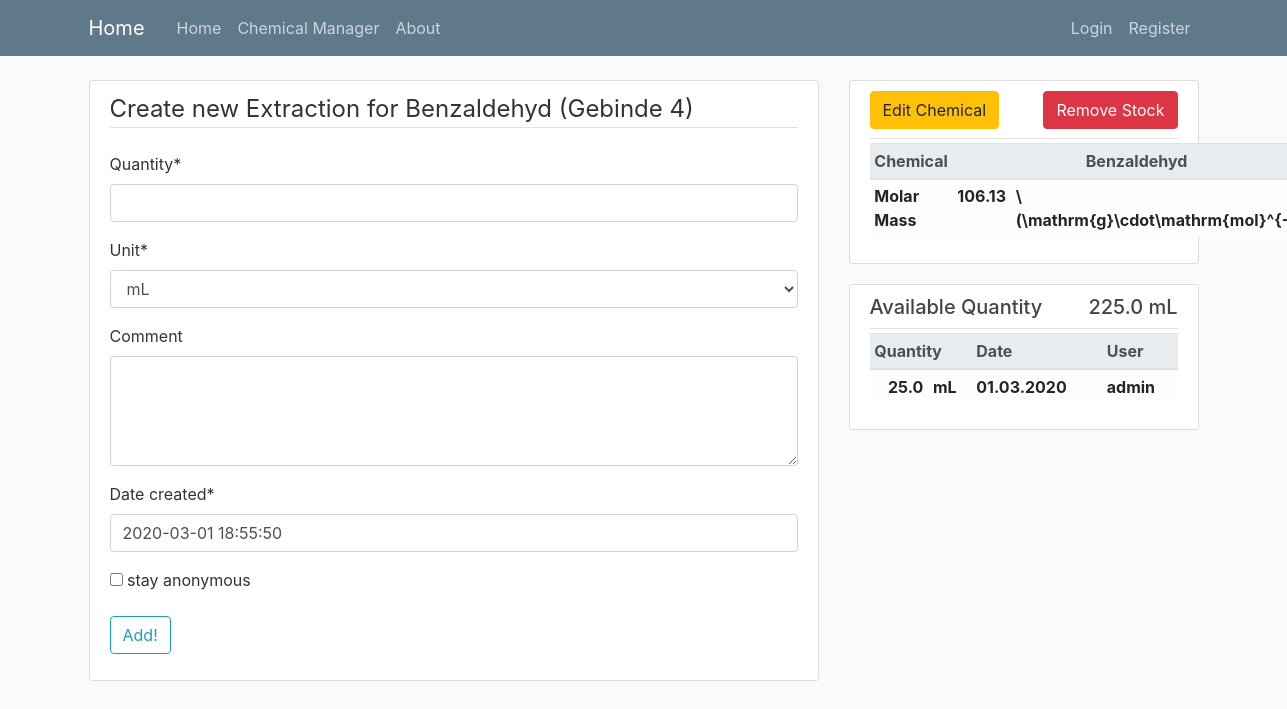
Before: /chemmanager/stock/22/extraction/new with the older database file.
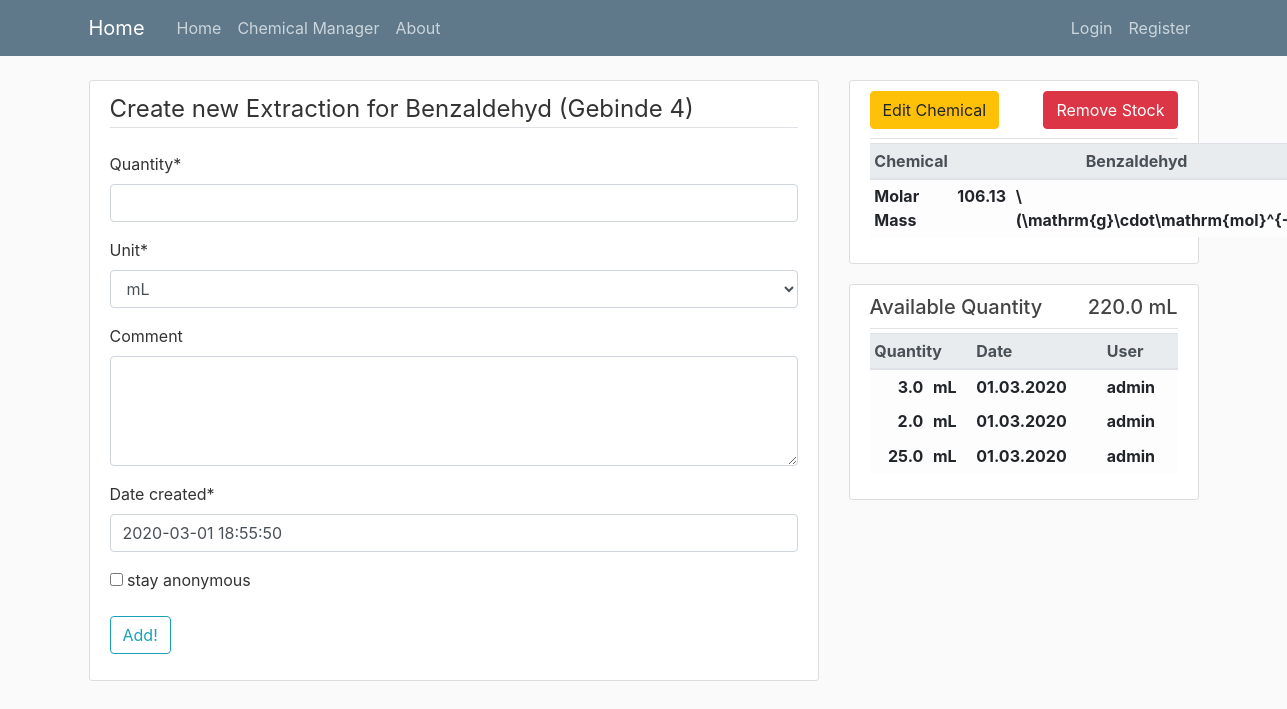
After: the same page with the newer database file.
### chemmanager/models.py (models this page shows, shortened)
class Extraction(models.Model):
    quantity = models.FloatField()
    date_created = models.DateTimeField(default=timezone.now)
    comment = models.TextField(blank=True, null=True)
    user = models.ForeignKey(User, on_delete=models.CASCADE, blank=True, null=True)
    stock = models.ForeignKey(Stock, on_delete=models.CASCADE)
    unit = models.ForeignKey(Unit, on_delete=models.CASCADE)
    class Meta:
        ordering = ['-date_created']

class Unit(models.Model):
    name = models.CharField(max_length=100)
    equals_standard = models.CharField(max_length=100, blank=True, null=True)
    equals_standard_unit = models.ForeignKey('self', on_delete=models.CASCADE, blank=True, null=True)
    def __str__(self):
        return self.name

### chemmanager/views.py (the view, shortened to what this page needs)
# urls.py: path('stock/<int:pk>/extraction/new', ExtractionCreateView.as_view(), name='extraction-create'),
class ExtractionCreateView(CreateView):
    model = Extraction
    form_class = ExtractionCreateForm
    def get_form(self, form_class=None):
        form = super().get_form(form_class)
        form['unit'].initial = Stock.objects.get(id=self.kwargs['pk']).unit
        return form
    def get_context_data(self, **kwargs):
        stock = Stock.objects.get(id=self.kwargs['pk'])
        extractions = stock.extraction_set.all()
        left_quantity = stock.quantity
        for extraction in extractions:
            left_quantity -= extraction.quantity
        kwargs.update({
            'stock': stock,
            'left_quantity': left_quantity,
        })
        return super(ExtractionCreateView, self).get_context_data(**kwargs)

### chemmanager/forms.py
class ExtractionCreateForm(forms.ModelForm):
    anonymous = forms.BooleanField(required=False, label='stay anonymous')
    class Meta:
        model = Extraction
        fields = ('quantity', 'unit', 'comment', 'date_created')
        widgets = {
            'anonymous': forms.CheckboxInput(),
            'comment': forms.Textarea(attrs={'rows': 4})
        }

### chemmanager/models.py (called while the page is built)
    def __str__(self):
        return self.name

### chemmanager/templates/chemmanager/extraction_form.html (shortened to what this page needs)
{% extends "chemmanager/chemmanager_base.html" %}
{% load crispy_forms_tags %}
{% block content %}
    <div class="content-section">
        <form method="POST">
            <fieldset class="form-group">
                <legend class="border-bottom mb-4">Create new Extraction for {{ stock.chemical }} ({{ stock.name }})
                </legend>
                {{ form|crispy }}
                <button class="btn btn-outline-info" type="submit">Add!</button>
            </fieldset>
        </form>
    </div>
{% endblock content %}
{% block properties %}
        <div class="content-section">
            <div class="d-flex w-100 justify-content-between article-metadata">
            <a href="{% url 'chemical-update' stock.chemical.id %}" class="btn btn-warning mb-2">Edit Chemical</a>
            <a href="{% url 'stock-delete' stock.id %}" class="btn btn-danger mb-2">Remove Stock</a>
            </div>
        <div>
            <table class="table table-sm table-light">
                <thead class="thead-light">
                <tr>
                    <th>Chemical</th>
                    <th colspan="2" class="text-center">{{ stock.chemical.name }}</th>
                </tr>
                </thead>
                {% if stock.chemical.molar_mass %}
                    <tr>
                        <th>Molar Mass</th>
                        <th class="text-right">{{ stock.chemical.molar_mass }}</th>
                        <th> \(\mathrm{g}\cdot\mathrm{mol}^{-1}\)</th>
                    </tr>
                {% endif %}
            </table>
        </div>
    </div>
    <div class="content-section">
    <div class="d-flex w-100 justify-content-between article-metadata">
        <h5>Available Quantity </h5> <h5> {{ left_quantity }} {{ stock.unit }}</h5>
    </div>
    <div>
        <table class="table table-sm table-light">
            <thead class="thead-light">
            <tr>
                <th colspan="2">Quantity</th>
                <th>Date</th>
                <th>User</th>
            </tr>
            </thead>
            {% for extraction in stock.extraction_set.all %}
                <tr data-toggle="tooltip" data-placement="top" title="{{ extraction.comment }}">
                    <th class="text-right">{{ extraction.quantity }} </th>
                    <th>{{ extraction.unit }}</th>
                    <th>{{ extraction.date_created|date:"d.m.Y" }}</th>
                    <th>{{ extraction.user.username }}</th>
                </tr>
            {% endfor %}
        </table>
    </div>
{% endblock %}

Changed rows visible on the page:
added Extraction: quantity "3.0", unit "mL", date_created "01.03.2020", user.username "admin"
added Extraction: quantity "2.0", unit "mL", date_created "01.03.2020", user.username "admin"
Other visible differences:
{{ left_quantity }}: "225.0" → "220.0"
